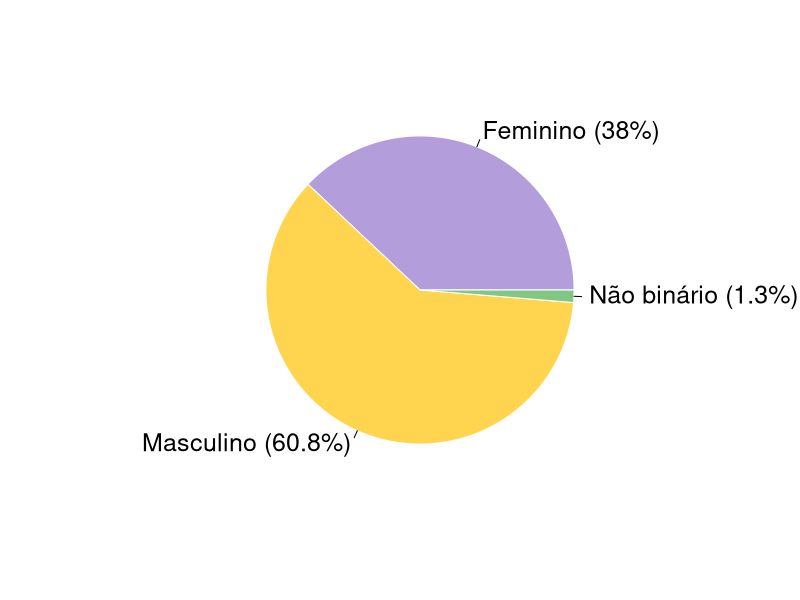

Source code (R):
percentagens <- c(38, 60.8, 1.3)
labels <- c("Feminino (38%)", "Masculino (60.8%)", "Não binário (1.3%)")

cores_respostas <- c("#B39DDB", "#FFD54F", "#81C784")

pie(percentagens, 
    labels = labels, 
    col = cores_respostas, 
    border = "white",
    cex = 1.5)

